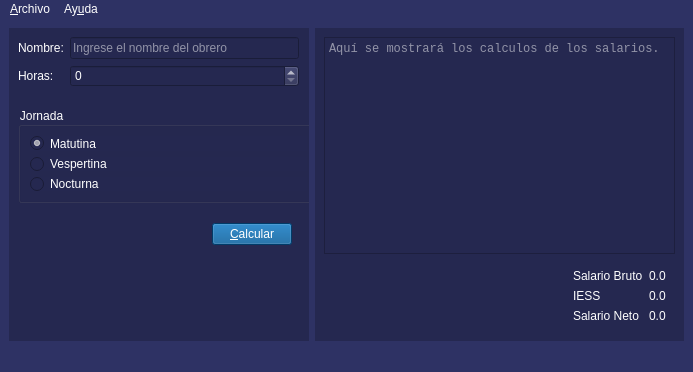
<?xml version="1.0" encoding="UTF-8"?>
<ui version="4.0">
 <class>Salarios</class>
 <widget class="QMainWindow" name="Salarios">
  <property name="geometry">
   <rect>
    <x>0</x>
    <y>0</y>
    <width>693</width>
    <height>372</height>
   </rect>
  </property>
  <property name="windowTitle">
   <string>Salarios</string>
  </property>
  <property name="windowIcon">
   <iconset resource="recursos.qrc">
    <normaloff>:/recursos/salario.png</normaloff>:/recursos/salario.png</iconset>
  </property>
  <property name="styleSheet">
   <string notr="true">background-color: rgb(46, 50, 100);
color: rgb(255, 255, 255);</string>
  </property>
  <widget class="QWidget" name="centralwidget">
   <layout class="QGridLayout" name="gridLayout_2">
    <item row="0" column="1">
     <widget class="QWidget" name="widget_2" native="true">
      <property name="styleSheet">
       <string notr="true">background-color: rgb(37, 40, 80);</string>
      </property>
      <layout class="QGridLayout" name="gridLayout_3">
       <item row="1" column="0">
        <spacer name="horizontalSpacer_2">
         <property name="orientation">
          <enum>Qt::Horizontal</enum>
         </property>
         <property name="sizeHint" stdset="0">
          <size>
           <width>124</width>
           <height>20</height>
          </size>
         </property>
        </spacer>
       </item>
       <item row="1" column="1">
        <widget class="QWidget" name="widget_5" native="true">
         <layout class="QGridLayout" name="gridLayout">
          <item row="0" column="0">
           <widget class="QLabel" name="label_3">
            <property name="styleSheet">
             <string notr="true">font: 8pt &quot;Verdana&quot;;
color: rgb(255, 255, 255);</string>
            </property>
            <property name="text">
             <string>Salario Bruto</string>
            </property>
           </widget>
          </item>
          <item row="1" column="0">
           <widget class="QLabel" name="label_4">
            <property name="styleSheet">
             <string notr="true">font: 8pt &quot;Verdana&quot;;
color: rgb(255, 255, 255);</string>
            </property>
            <property name="text">
             <string>IESS</string>
            </property>
           </widget>
          </item>
          <item row="2" column="0">
           <widget class="QLabel" name="label_5">
            <property name="styleSheet">
             <string notr="true">color: rgb(255, 255, 255);
font: 75 8pt &quot;Verdana&quot;;</string>
            </property>
            <property name="text">
             <string>Salario Neto</string>
            </property>
           </widget>
          </item>
          <item row="0" column="1">
           <widget class="QLabel" name="outTotalSalarioB">
            <property name="styleSheet">
             <string notr="true">font: 8pt &quot;Verdana&quot;;
color: rgb(255, 255, 255);</string>
            </property>
            <property name="text">
             <string>0.0</string>
            </property>
           </widget>
          </item>
          <item row="1" column="1">
           <widget class="QLabel" name="outTotalIESS">
            <property name="styleSheet">
             <string notr="true">font: 8pt &quot;Verdana&quot;;
color: rgb(255, 255, 255);</string>
            </property>
            <property name="text">
             <string>0.0</string>
            </property>
           </widget>
          </item>
          <item row="2" column="1">
           <widget class="QLabel" name="outTotalSalarioN">
            <property name="styleSheet">
             <string notr="true">color: rgb(255, 255, 255);
font: 75 8pt &quot;Verdana&quot;;</string>
            </property>
            <property name="text">
             <string>0.0</string>
            </property>
           </widget>
          </item>
         </layout>
        </widget>
       </item>
       <item row="0" column="0" colspan="2">
        <widget class="QPlainTextEdit" name="outResultado">
         <property name="font">
          <font>
           <family>Consolas</family>
          </font>
         </property>
         <property name="styleSheet">
          <string notr="true">color: rgb(255, 255, 255);</string>
         </property>
         <property name="readOnly">
          <bool>true</bool>
         </property>
         <property name="placeholderText">
          <string>Aquí se mostrará los calculos de los salarios.</string>
         </property>
        </widget>
       </item>
      </layout>
     </widget>
    </item>
    <item row="0" column="0">
     <widget class="QWidget" name="widget" native="true">
      <property name="sizePolicy">
       <sizepolicy hsizetype="Fixed" vsizetype="Preferred">
        <horstretch>0</horstretch>
        <verstretch>0</verstretch>
       </sizepolicy>
      </property>
      <property name="minimumSize">
       <size>
        <width>300</width>
        <height>0</height>
       </size>
      </property>
      <property name="styleSheet">
       <string notr="true">background-color: rgb(37, 40, 80);</string>
      </property>
      <widget class="QWidget" name="widget_3" native="true">
       <property name="geometry">
        <rect>
         <x>9</x>
         <y>9</y>
         <width>281</width>
         <height>81</height>
        </rect>
       </property>
       <layout class="QFormLayout" name="formLayout">
        <property name="leftMargin">
         <number>0</number>
        </property>
        <property name="rightMargin">
         <number>0</number>
        </property>
        <item row="0" column="0">
         <widget class="QLabel" name="label">
          <property name="styleSheet">
           <string notr="true">font: 8pt &quot;Verdana&quot;;
color: rgb(255, 255, 255);</string>
          </property>
          <property name="text">
           <string>Nombre:</string>
          </property>
         </widget>
        </item>
        <item row="0" column="1">
         <widget class="QLineEdit" name="inNombre">
          <property name="styleSheet">
           <string notr="true">font: 8pt &quot;Verdana&quot;;
color: rgb(255, 255, 255);</string>
          </property>
          <property name="frame">
           <bool>true</bool>
          </property>
          <property name="placeholderText">
           <string>Ingrese el nombre del obrero</string>
          </property>
         </widget>
        </item>
        <item row="1" column="0">
         <widget class="QLabel" name="label_2">
          <property name="styleSheet">
           <string notr="true">font: 8pt &quot;Verdana&quot;;
color: rgb(255, 255, 255);</string>
          </property>
          <property name="text">
           <string>Horas:</string>
          </property>
         </widget>
        </item>
        <item row="1" column="1">
         <widget class="QSpinBox" name="inHoras">
          <property name="styleSheet">
           <string notr="true">color: rgb(255, 255, 255);
font: 8pt &quot;Verdana&quot;;</string>
          </property>
          <property name="maximum">
           <number>50</number>
          </property>
          <property name="singleStep">
           <number>2</number>
          </property>
          <property name="value">
           <number>0</number>
          </property>
         </widget>
        </item>
       </layout>
      </widget>
      <widget class="QGroupBox" name="groupBox">
       <property name="geometry">
        <rect>
         <x>9</x>
         <y>79</y>
         <width>301</width>
         <height>96</height>
        </rect>
       </property>
       <property name="styleSheet">
        <string notr="true">font: 8pt &quot;Verdana&quot;;
color: rgb(255, 255, 255);</string>
       </property>
       <property name="title">
        <string>Jornada</string>
       </property>
       <layout class="QVBoxLayout" name="verticalLayout">
        <item>
         <widget class="QRadioButton" name="inMatutino">
          <property name="styleSheet">
           <string notr="true">font: 8pt &quot;Verdana&quot;;
color: rgb(255, 255, 255);</string>
          </property>
          <property name="text">
           <string>Matutina</string>
          </property>
          <property name="checked">
           <bool>true</bool>
          </property>
         </widget>
        </item>
        <item>
         <widget class="QRadioButton" name="inVespertina">
          <property name="styleSheet">
           <string notr="true">font: 8pt &quot;Verdana&quot;;
color: rgb(255, 255, 255);</string>
          </property>
          <property name="text">
           <string>Vespertina</string>
          </property>
         </widget>
        </item>
        <item>
         <widget class="QRadioButton" name="inNocturna">
          <property name="styleSheet">
           <string notr="true">font: 8pt &quot;Verdana&quot;;
color: rgb(255, 255, 255);</string>
          </property>
          <property name="text">
           <string>Nocturna</string>
          </property>
         </widget>
        </item>
       </layout>
      </widget>
      <widget class="QWidget" name="widget_4" native="true">
       <property name="geometry">
        <rect>
         <x>9</x>
         <y>181</y>
         <width>274</width>
         <height>41</height>
        </rect>
       </property>
       <layout class="QHBoxLayout" name="horizontalLayout">
        <property name="topMargin">
         <number>9</number>
        </property>
        <property name="rightMargin">
         <number>0</number>
        </property>
        <item>
         <spacer name="horizontalSpacer">
          <property name="orientation">
           <enum>Qt::Horizontal</enum>
          </property>
          <property name="sizeHint" stdset="0">
           <size>
            <width>184</width>
            <height>20</height>
           </size>
          </property>
         </spacer>
        </item>
        <item>
         <widget class="QPushButton" name="cmdCalcular">
          <property name="styleSheet">
           <string notr="true">font: 8pt &quot;Verdana&quot;;
background-color: rgb(0, 83, 146);
color: rgb(255, 255, 255);</string>
          </property>
          <property name="text">
           <string>&amp;Calcular</string>
          </property>
         </widget>
        </item>
       </layout>
      </widget>
     </widget>
    </item>
   </layout>
  </widget>
  <widget class="QMenuBar" name="menubar">
   <property name="geometry">
    <rect>
     <x>0</x>
     <y>0</y>
     <width>693</width>
     <height>25</height>
    </rect>
   </property>
   <widget class="QMenu" name="menuArchivo">
    <property name="title">
     <string>&amp;Archivo</string>
    </property>
    <addaction name="actionNuevo"/>
    <addaction name="actionAbrir"/>
    <addaction name="actionGuardar"/>
    <addaction name="separator"/>
    <addaction name="actionCalcular"/>
    <addaction name="separator"/>
    <addaction name="actionSalir"/>
   </widget>
   <widget class="QMenu" name="menuAyuda">
    <property name="title">
     <string>Ay&amp;uda</string>
    </property>
    <addaction name="actionAcerca_de_Salarios"/>
   </widget>
   <addaction name="menuArchivo"/>
   <addaction name="menuAyuda"/>
  </widget>
  <widget class="QStatusBar" name="statusbar"/>
  <action name="actionNuevo">
   <property name="text">
    <string>&amp;Nuevo</string>
   </property>
   <property name="shortcut">
    <string>Ctrl+N</string>
   </property>
  </action>
  <action name="actionAbrir">
   <property name="text">
    <string>&amp;Abrir</string>
   </property>
   <property name="shortcut">
    <string>Ctrl+O</string>
   </property>
  </action>
  <action name="actionGuardar">
   <property name="text">
    <string>&amp;Guardar</string>
   </property>
   <property name="shortcut">
    <string>Ctrl+S</string>
   </property>
  </action>
  <action name="actionCalcular">
   <property name="text">
    <string>&amp;Calcular</string>
   </property>
   <property name="shortcut">
    <string>F1</string>
   </property>
  </action>
  <action name="actionSalir">
   <property name="text">
    <string>&amp;Salir</string>
   </property>
   <property name="shortcut">
    <string>Ctrl+Q</string>
   </property>
  </action>
  <action name="actionAcerca_de_Salarios">
   <property name="text">
    <string>&amp;Acerca de Salarios</string>
   </property>
  </action>
 </widget>
 <resources>
  <include location="recursos.qrc"/>
 </resources>
 <connections/>
</ui>
